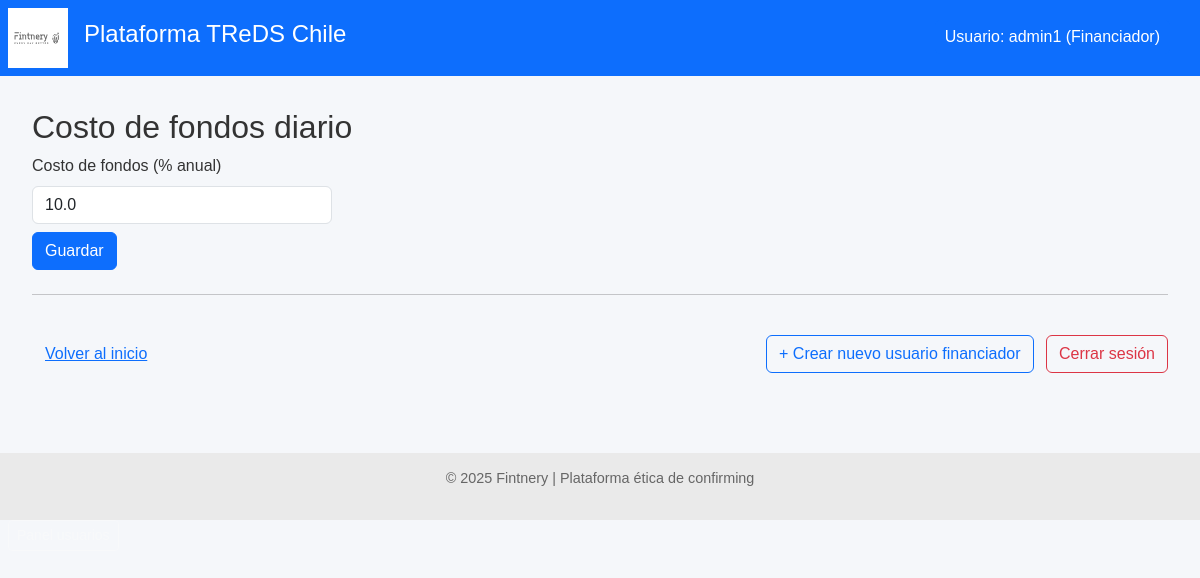
The page /financiador/costo-fondos (signed in) on the database as committed earlier.
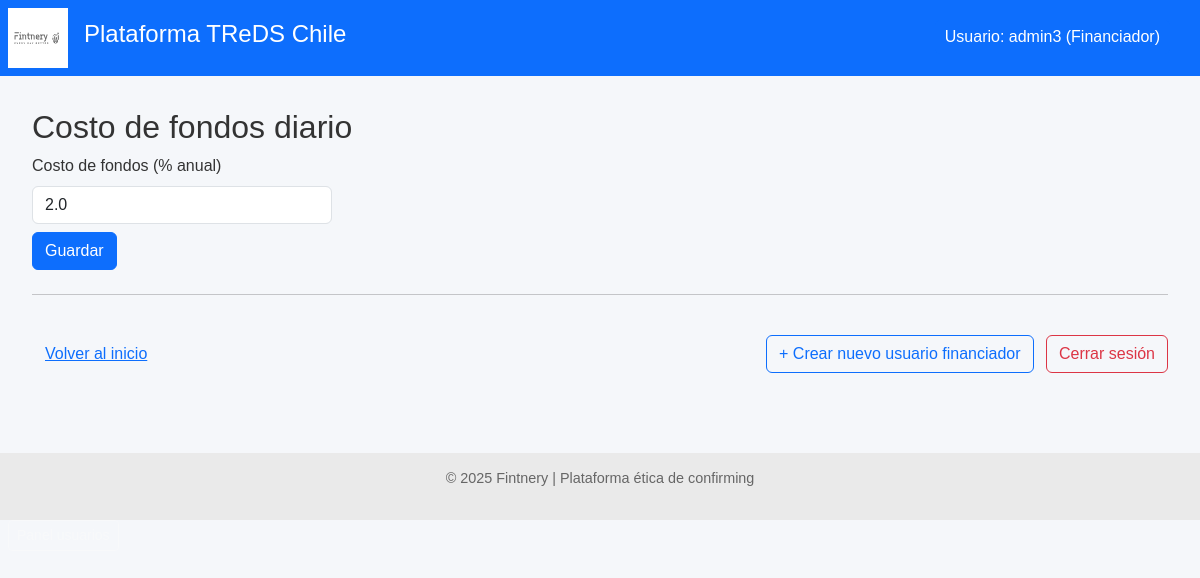
The same page on the database as committed later.
### models.py (models this page shows)
class Financiador(Base):
    __tablename__ = "financiadores"
    id = Column(Integer, primary_key=True, index=True)
    nombre = Column(String, nullable=False)
    usuario = Column(String, unique=True, index=True, nullable=False)
    clave_hash = Column(String, nullable=False)
    fondo_id = Column(Integer, ForeignKey("fondos.id"), nullable=False)
    fondo = relationship("Fondo", back_populates="financiadores")
    es_admin = Column(Boolean, default=False)
    costo_fondos_mensual = Column(Float, default=0.0)  # ← Explicita unidad mensual
    fecha_costo_fondos = Column(Date, default=None)    # ← Fecha de carga más reciente
    condiciones = relationship(
        "CondicionesPorPagador",
        back_populates="financiador",
        cascade="all, delete-orphan"
    )
    ofertas = relationship("OfertaFinanciamiento", back_populates="financiador")

### routers/financiador.py (the view)
@router.get("/costo-fondos")
def form_costo_fondos(request: Request, db: Session = Depends(get_db)):
    financiador_id = request.session.get("financiador_id")
    if not financiador_id:
        return RedirectResponse("/financiador/login", 303)
    financiador = db.query(Financiador).get(financiador_id)
    _solo_admin(financiador)
    return templates.TemplateResponse("costo_fondos.html", {
        "request": request,
        "costo_fondos": financiador.costo_fondos_mensual,
        "fecha_costo_fondos": financiador.fecha_costo_fondos,
        "financiador_nombre": financiador.nombre,
        "es_admin": financiador.es_admin  # 👈 Esta línea es la clave
    })

### templates/costo_fondos.html (shortened to what this page needs)
{% extends "base.html" %}
{% block content %}
<h2>Costo de fondos diario</h2>
<form method="post" action="/financiador/costo-fondos" style="max-width: 300px;">
  <label for="nuevo_costo" class="form-label">Costo de fondos (% anual)</label>
  <input type="number"
         step="0.01"
         name="nuevo_costo_mensual"
         id="nuevo_costo"
         value="{{ costo_fondos }}"
         class="form-control">
  <button type="submit" class="btn btn-primary mt-2">Guardar</button>
</form>
<hr class="my-4">
<div class="d-flex justify-content-between">
    <div>
        <a href="/financiador/inicio" class="btn btn-link mt-3">Volver al inicio</a>
    </div>
    <div>
        {% if es_admin %}
            <a href="/financiador/usuarios" class="btn btn-outline-primary mt-3 me-2">
                + Crear nuevo usuario financiador
            </a>
            <a href="/financiador/logout" class="btn btn-outline-danger mt-3">
                Cerrar sesión
            </a>
        {% endif %}
    </div>
</div>
{% endblock %}

### templates/base.html (shortened to what this page needs)
<!DOCTYPE html>
<html lang="es">
<head>
    <link href="https://cdn.jsdelivr.net/npm/bootstrap@5.3.0/dist/css/bootstrap.min.css" rel="stylesheet">
    <link rel="stylesheet" href="/static/styles.css">
</head>
<body>
    <header class="main-header d-flex align-items-center bg-primary text-white p-2">
        <img src="/static/LogoFIntneryWeb.svg" alt="Fintnery" class="logo me-3" style="height: 60px;">
        <h1 class="titulo-principal">Plataforma TReDS Chile</h1>
    </header>
    <main>
        {% block content %}{% endblock %}
    </main>
    <footer class="footer text-center mt-5">
        <p>&copy; 2025 Fintnery | Plataforma ética de confirming</p>
    </footer>
    {% if financiador_nombre or proveedor_nombre or pagador_nombre %}
    <div style="position: absolute; top: 20px; right: 30px; color: white; background-color: #0d6efd; padding: 5px 10px; border-radius: 5px;">
        Usuario:
        {% if financiador_nombre %}{{ financiador_nombre }} (Financiador){% endif %}
    </div>
    {% endif %}
    {% if request.session.get('es_admin') %}
    <a href="/financiador/usuarios" class="btn btn-sm btn-outline-light ms-2">Panel usuarios</a>
    {% endif %}
</body>
</html>

Rows that differ between the two databases and show on the page:
changed Financiador: nuevo_costo_mensual "10.0" → "2.0"; nombre "admin1" → "admin3"
